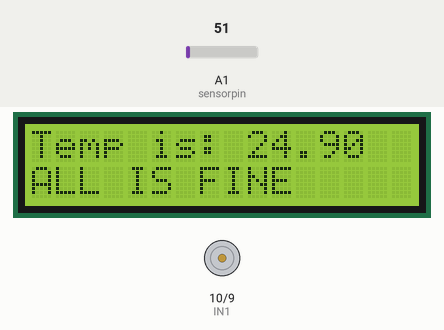
Bench run of a sketch on a simulated Arduino Uno, built with avr-gcc and run on an emulated ATmega328P. On the bench: 16×2 character LCD, motor-driver pin pairs drawn as motors (green arrow = first pin HIGH = forward, orange = second pin HIGH = backward, longer = more drive). The inputs (shaded band) are chosen by the test bench; at power-on: A1 (sensorpin) = 51.

Above: at 1.2 s.
1.3 s: A1 (sensorpin) set to 23
At 2.7 s:
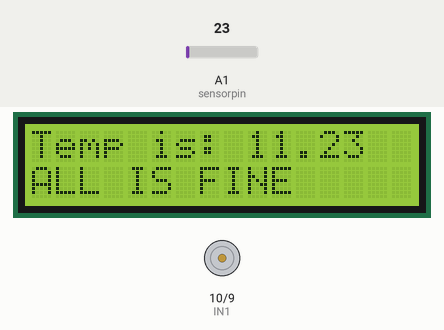
3.0 s: A1 (sensorpin) set to 19
At 3.9 s:
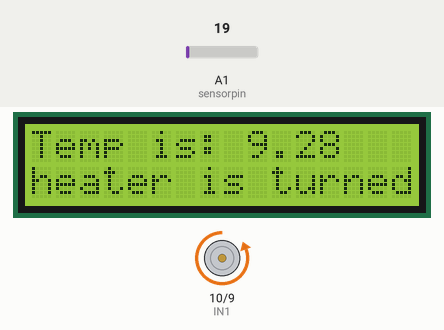
5.0 s: A1 (sensorpin) set to 61
At 6.1 s:
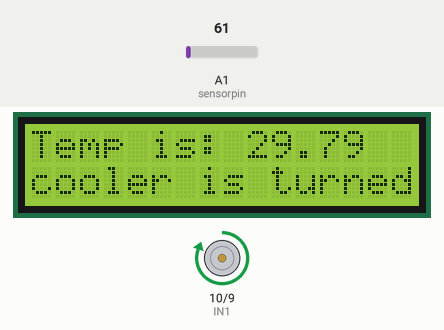
7.1 s: A1 (sensorpin) set to 47
At 7.5 s:
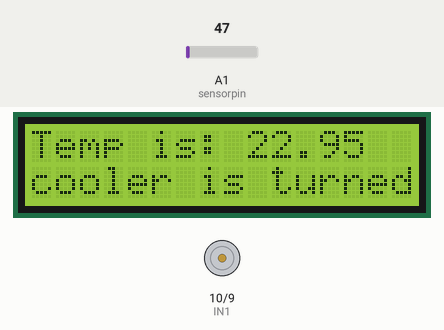
9.1 s: A1 (sensorpin) set to 71
At 9.5 s:
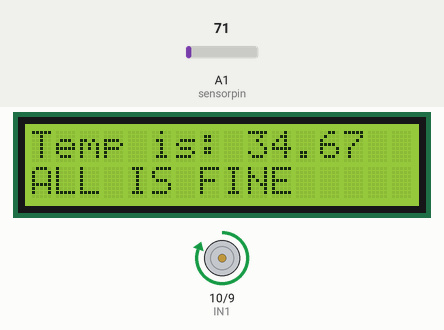
11.1 s: A1 (sensorpin) set to 15
At 11.5 s:
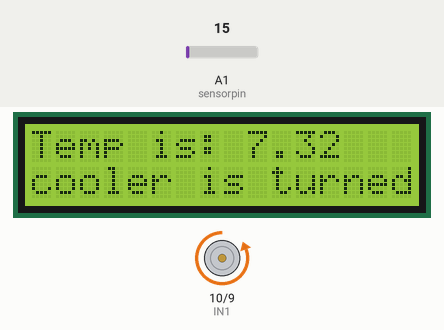
Timing chart, 0 to 14.1 s (numbered marks = the images above; inputs shaded):
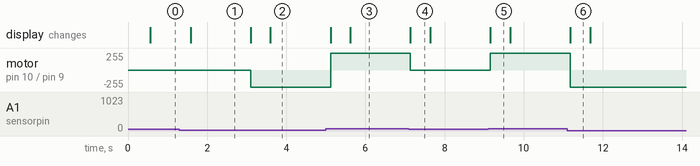

The sketch:

automatic_fan_control_system_using_lm35_temperature_sensor.ino
```cpp
# include "LiquidCrystal.h"

#define IN1 10
#define IN2 9

const int rs = 2, en = 3, d4 = 4, d5 = 5, d6 = 6, d7 = 7;
LiquidCrystal lcd(rs, en, d4, d5, d6, d7);
int sensorval;
int sensorpin = 1;

void setup() {
  pinMode(IN1,OUTPUT);
  pinMode(IN2,OUTPUT);
  pinMode(sensorpin,INPUT);

  lcd.begin(16,2);
  lcd.setCursor(0,0);

}

void loop() {
  sensorval = analogRead(sensorpin);
  float mV = ( sensorval/1024.0)*5000;             // EQUATION TO CONVERT THE LM35 READS INTO MILLIVOLTS
  float celsius = mV/10;                           // TO CALC THE CELSIUS FROM mV

  lcd.setCursor(0,0);
  lcd.print("Temp is: ");                       // DISPLAYING THE TEMPRETURE ON THE FIRST LINE OF THE LCD
  lcd.println(celsius);


if(celsius>25)
  {
   digitalWrite(IN1,HIGH) ;
   digitalWrite(IN2,LOW) ;           // TURNING THE COOLER ON -FAN CLOCKWISE- WHEN THE TEMP IS ABOVE 25 DEGREE CEL
   delay(500);

  lcd.setCursor(0, 1);
  lcd.println("cooler is turned");        // DISPLAYING THIS MESSAGE ON THE SECOND LINE OF THE LCD


   }

 else if (celsius<10){
   digitalWrite(IN1,LOW) ;             // TURNING THE HEATER ON -FAN ANTICLOCKWISE- WHEN THE TEMP IS UNDER 10 DEGREE CEL
   digitalWrite(IN2,HIGH) ;
   delay(500);

  lcd.setCursor(0, 1);
  lcd.println("heater is turned");         // DISPLAYING THIS MESSAGE ON THE SECOND LINE OF THE LCD

   }

   else {
   digitalWrite(IN1,LOW) ;                  // TURNING OFF THE FAN
   digitalWrite(IN2,LOW) ;
   delay(500) ;

  lcd.setCursor(0, 1);
  lcd.println("ALL IS FINE     ");             // DISPLAYING THIS MESSAGE ON THE SECOND LINE OF THE LCD
  }


}
```

Measured:
- the behaviour switches between 21 and 20 on A1 (sensorpin) (found by bisection; images 1 and 2)
- the behaviour switches between 52 and 51 on A1 (sensorpin) (found by bisection; images 3 and 4)
- after the input at 1.3 s, the display: changes after 0.28 s (image 1)
- after the input at 3.0 s, motor on pin 10 (IN1) / pin 9 (IN2): stopped → backward 255/255 after 0.10 s; the display: first changes after 0.10 s (image 2 shows a later state)
- after the input at 5.0 s, motor on pin 10 (IN1) / pin 9 (IN2): backward 255/255 → forward 255/255 after 0.12 s; the display: first changes after 0.12 s (image 3 shows a later state)
- after the input at 7.1 s, motor on pin 10 (IN1) / pin 9 (IN2): forward 255/255 → stopped at once; the display: changes at once (image 4)
- after the input at 9.1 s, motor on pin 10 (IN1) / pin 9 (IN2): stopped → forward 255/255 after 0.06 s; the display: changes after 0.06 s (image 5)
- after the input at 11.1 s, motor on pin 10 (IN1) / pin 9 (IN2): forward 255/255 → backward 255/255 after 0.08 s; the display: changes after 0.08 s (image 6)
